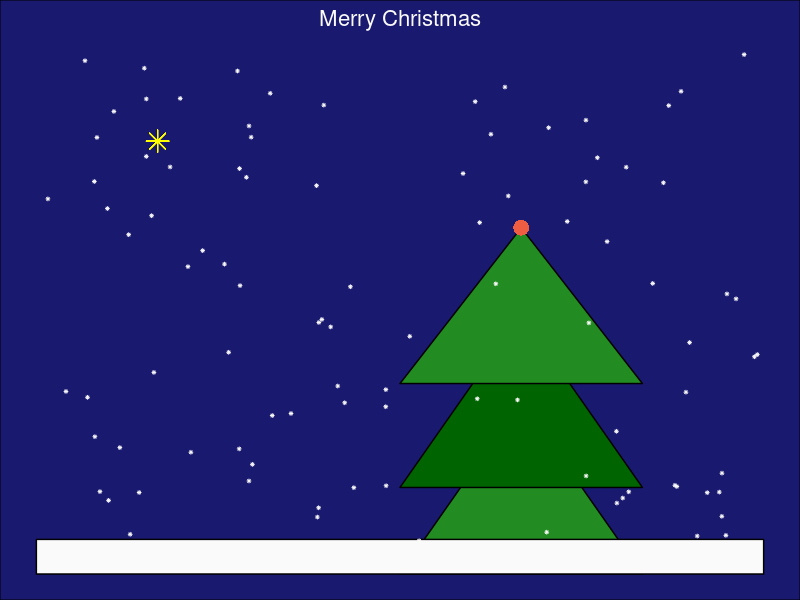

Source code (R):
# Load ggplot2
library(ggplot2)

# Create the tree data (three triangles for the tree and one rectangle for the ground)
tree_data <- data.frame(
  x = c(1.5, 2.5, 2, # Bottom 
        1.5, 2.5, 2, # Middle
        1.5, 2.5, 2, # Top 
        0, 0, 3, 3 # Ground 
      ),
  y = c(0, 0, 1,       # Bottom 
        0.5, 0.5, 1.5, # Middle
        1.1, 1.1, 2, # Top 
        0, 0.2, 0.2, 0 # Ground 
        ),
  group = c(1, 1, 1, # Bottom
            2, 2, 2, # Middle
            3, 3, 3,  # Top
            4, 4, 4, 4  # Group for Ground
            )  
)

set.seed(20231225)
n <- 100

snowflakes <- data.frame(
  x = runif(n, 0, 3),
  y = runif(n, 0, 3)
)


# Plot the triangle
ggplot(tree_data, aes(x = x, y = y, group = group)) +
  geom_polygon(aes(fill = factor(group)), color = "black") +  # Fill and outline color
  scale_fill_manual(values = c("forestgreen", "darkgreen", "forestgreen", "grey98")) +
  
  # Add a star
  geom_point(aes(x = 0.5, y = 2.5), shape = 8, color = "yellow", size = 5, inherit.aes = FALSE) +
  
  # Add a bauble at the top
  geom_point(aes(x = 2, y = 2), shape = 16, color = "tomato2", size = 5, inherit.aes = FALSE) +
  
  
  geom_point(
    data = snowflakes,
    mapping = aes(
      x = x,
      y = y
    ),
    colour = "grey98",
    size = 0.6,
    pch = 8,
    inherit.aes = FALSE
  ) +
  theme_void() +
  theme(
    legend.position = "none",
    plot.background = element_rect(
      fill = "midnightblue"
    ),
    plot.title = element_text(color = "grey98", size = 16, hjust = 0.5, vjust = 0.5)
  ) +
  labs(
    title = "Merry Christmas",
    
  )
